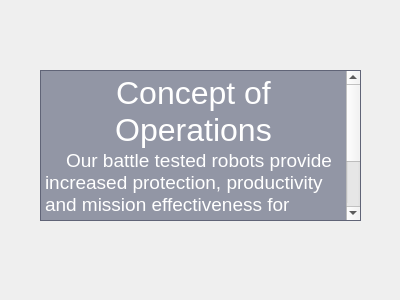
<?xml version="1.0" encoding="UTF-8"?>
<ui version="4.0">
 <class>ConceptOfOps</class>
 <widget class="QDialog" name="ConceptOfOps">
  <property name="geometry">
   <rect>
    <x>0</x>
    <y>0</y>
    <width>400</width>
    <height>300</height>
   </rect>
  </property>
  <property name="windowTitle">
   <string>Dialog</string>
  </property>
  <property name="styleSheet">
   <string notr="true">#ConceptOfOps
{
	font: 15pt &quot;Papyrus&quot;;
	background-image: url(:/Resources/concept.jpg);
}</string>
  </property>
  <widget class="QTextBrowser" name="opsWindow">
   <property name="geometry">
    <rect>
     <x>40</x>
     <y>70</y>
     <width>321</width>
     <height>151</height>
    </rect>
   </property>
   <property name="styleSheet">
    <string notr="true">#opsWindow
{
	background-color: rgba(65, 71, 100, 135);
	font-style: 13pt &quot;Papyrus&quot;;
	color: white;
}
</string>
   </property>
   <property name="html">
    <string>&lt;!DOCTYPE HTML PUBLIC &quot;-//W3C//DTD HTML 4.0//EN&quot; &quot;http://www.w3.org/TR/REC-html40/strict.dtd&quot;&gt;
&lt;html&gt;&lt;head&gt;&lt;meta name=&quot;qrichtext&quot; content=&quot;1&quot; /&gt;&lt;style type=&quot;text/css&quot;&gt;
p, li { white-space: pre-wrap; }
&lt;/style&gt;&lt;/head&gt;&lt;body style=&quot; font-family:'.Lucida Grande UI'; font-size:13pt; font-weight:400; font-style:normal;&quot;&gt;
&lt;p align=&quot;center&quot; style=&quot; margin-top:0px; margin-bottom:0px; margin-left:0px; margin-right:0px; -qt-block-indent:0; text-indent:0px;&quot;&gt;&lt;span style=&quot; font-size:24pt;&quot;&gt;Concept of Operations&lt;/span&gt;&lt;/p&gt;
&lt;p style=&quot; margin-top:0px; margin-bottom:0px; margin-left:0px; margin-right:0px; -qt-block-indent:0; text-indent:0px;&quot;&gt;&lt;span style=&quot; font-size:14pt;&quot;&gt;    Our battle tested robots provide increased protection, productivity and mission effectiveness for public safety, military, and industrial applications. Our engineers have the knowledge and tools to make sure your robot is mission ready.&lt;/span&gt;&lt;/p&gt;&lt;/body&gt;&lt;/html&gt;</string>
   </property>
  </widget>
 </widget>
 <resources/>
 <connections/>
</ui>
